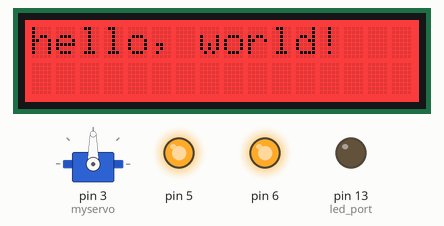
Bench run of a sketch on a simulated Arduino Mega 2560, built with avr-gcc and run on an emulated ATmega2560. Shown: servo, 16×2 character LCD, output pins drawn as LEDs (lit = HIGH). What the sketch prints to the serial monitor is not drawn.

Above: at 12.1 s.
At 13.23 s:
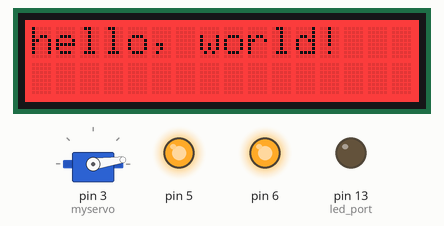
At 26.4 s:
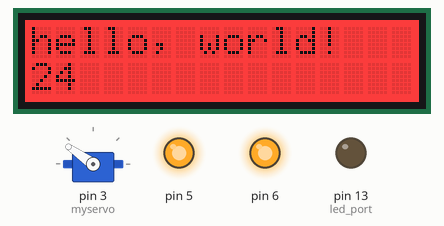
At 39.33 s:
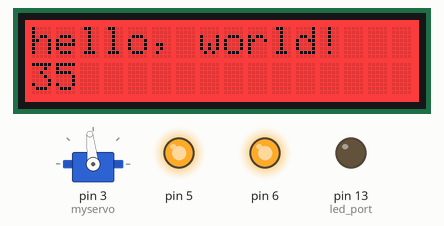
Timing chart, 0 to 40.0 s (numbered marks = the images above):
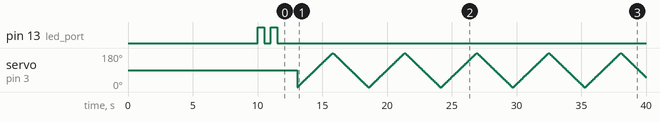

The sketch:

MyMarvinArduinoCode_5.ino
```cpp
/*
* This file is generated by the Marvin Booster
* The following sensors are available:
* A3 - Unused
* A5 - Unused
* D4 - Servo
* A0 - Unused
* D3 - LCD RGB Backlight
*
* If you find whitespaces within this document, it is due to empty templates.
* Have fun playing with your new Marvin!
*/
//Include libraries and non-static variables needed for different sensors
#include <math.h>         //by default included in Arduino
#include <Wire.h>         //by default included in Arduinozip


#include <Servo.h>


#include "rgb_lcd.h"

// Port to assign the type of lora data (any port can be used between 1 and 223)
int     set_port  = 1;
int     FSB = 1;
bool    Channel = false;

// Some standard ports that depend on the layout of the Marvin
long    defaultBaudRate = 57600;
int     reset_port = 5;
int     RN2483_power_port = 6;
int     led_port = 13;
unsigned long start;
//*** Generated parameters here, please do not edit---->
String  set_as_key = ""; // Put your 32 hex char here
String  set_as_id = ""; // Put your value here
String  set_descriptivename = "MARVIN01"; // Put your value here
String  set_displayname = "700E8B14162DB298 - MARVIN01"; // Put your value here
String  set_endpoint_url = "https://mansystemsiotapp.mendixcloud.com/lora"; // Put your value here
String  set_deveui = "700E8B14162DB298"; // Put your 32 hex char here
String  set_devsaddr = "0181B416"; // Put your 32 hex char here
String  set_nwkskey = "775AEB0EAD7F963F5C9853A47BBD8845"; // Put your 32 hex char here
String  set_appskey = "775AEB0EAD7F963F5C9853A47BBD8845"; // Put your 32 hex char here
String  set_devaddr = "0181B416"; // Put your 8 hex char here
String  set_devicestatus = ""; // Put your value here
//*** <---- END Set parameters here

// Some global items
String reader = "";

//*** Define in which port the sensor is plugged in ---->


Servo myservo;  // create servo object to control a servo
// twelve servo objects can be created on most boards

int pos = 0;    // variable to store the servo position


rgb_lcd lcd;

const int colorR = 255;
const int colorG = 0;
const int colorB = 0;


/*
 * Setup() function is called when board is started. Marvin uses a serial connection to talk to your pc and a serial
 * connection to talk to the RN2483, these are both initialized in seperate functions. Also some Arduino port are
 * initialized and a LED is called to blink when everything is done.
 */
void setup() {
  InitializeSerials(defaultBaudRate);
  initializeRN2483(RN2483_power_port, reset_port);
  pinMode(led_port, OUTPUT); // Initialize LED port
  blinky();
  start = millis();


  myservo.attach(3);  // attaches the servo on pin 3 to the servo object

     lcd.begin(16, 2);

    lcd.setRGB(colorR, colorG, colorB);

    // Print a message to the LCD.
    lcd.print("hello, world!");

    delay(1000);
}


void loop() {
    String payload = "1";
    int A = 0;          //Assigned to port 1 (A3)
    int B = 0;          //Assigned to port 1 (A3)-for humidity value
    int C = 0;          //Assigned to port 2 (A5)
    int D = 0;          //Assigned to port 3 (D4)
    int E = 0;          //Assigned to part 4 (A0)
    int F = 0;          //Assigned to port 5 (D3)
                        //Port 5 is also the serial I2C port. Make sure you check an example on the Seeed wiki
                        //to know what the exact output of your sensor is and how you want to send it


   for (pos = 0; pos <= 180; pos += 1) { // goes from 0 degrees to 180 degrees
    // in steps of 1 degree
    myservo.write(pos);              // tell servo to go to position in variable 'pos'
    delay(15);                       // waits 15ms for the servo to reach the position
  }
  for (pos = 180; pos >= 0; pos -= 1) { // goes from 180 degrees to 0 degrees
    myservo.write(pos);              // tell servo to go to position in variable 'pos'
    delay(15);                       // waits 15ms for the servo to reach the position
  }


      // set the cursor to column 0, line 1
    // (note: line 1 is the second row, since counting begins with 0):
    lcd.setCursor(0, 1);
    // print the number of seconds since reset:
    lcd.print(millis()/1000);

    delay(100);

  if(millis() - start > 30000){
    payload = payload+ "A" + String(A)+ "B" + String(B)+ "C" + String(C)+ "D" + String(D)+ "E" + String(E) + "F" + String(F);
    send_LoRa_data(set_port, payload); //4 bytes
    blinky();
    delay(1000);
    read_data_from_LoRa_Mod();
    delay(1000);
    start = millis();
  }
}
void SetChannelMap(){

int chLow = (FSB -1) * 8;
int chHigh = chLow + 7;
int ch500 = FSB + 63;

int myvalue = 1;
while(myvalue == 1){

for (int i = 0; i < 72; i++) {
 if ( i == ch500 || chLow <= i && i <= chHigh)
  send_LoRa_Command("mac set ch status " + String(i) + " on");
 else
  send_LoRa_Command("mac set ch status " + String(i) + " off");
}
myvalue = 0;
send_LoRa_Command("mac save");
delay(1000);
}
}

void CheckChannelMap(){
  send_LoRa_Command("mac set ch status 10");
  if (Serial1.available()) {
    String inByte = Serial1.readString();
    Serial.println(inByte);
    if (inByte = "on"){
      Channel = true;
    }
}
}
void InitializeSerials(long baudrate)
{
  Serial.begin(baudrate);
  Serial1.begin(baudrate);
  delay(1000);
  print_to_console("Serial ports initialised");
}

void initializeRN2483(int pwr_port, int rst_port)
{
  //Enable power to the RN2483
  pinMode(pwr_port, OUTPUT);
  digitalWrite(pwr_port, HIGH);
  print_to_console("RN2483 Powered up");
  delay(1000);

  //Disable reset pin
  pinMode(rst_port, OUTPUT);
  digitalWrite(rst_port, HIGH);

  //Configure LoRa module
  send_LoRa_Command("sys reset");
  read_data_from_LoRa_Mod();

  send_LoRa_Command("mac set nwkskey " + set_nwkskey);
  read_data_from_LoRa_Mod();

  send_LoRa_Command("mac set appskey " + set_appskey);
  read_data_from_LoRa_Mod();

  send_LoRa_Command("mac set devaddr " + set_devaddr);
  read_data_from_LoRa_Mod();

  //For this commands some extra delay is needed.
  send_LoRa_Command("mac set adr on");
  //send_LoRa_Command("mac set dr 0"); //uncomment this line to fix the RN2483 on SF12 (dr=DataRate)
  delay(1000);
  read_data_from_LoRa_Mod();

  //CheckChannelMap(); //Uncomment this section to set only the channels 0-7 to on for 8 channel gateways
  //if(Channel = true)
  //{
  //SetChannelMap();
  //}

  send_LoRa_Command("mac save");
  delay(1000);
  read_data_from_LoRa_Mod();

  send_LoRa_Command("mac join abp");
  delay(1000);
  read_data_from_LoRa_Mod();

  send_LoRa_Command("radio set crc off");
  delay(1000);
  read_data_from_LoRa_Mod();

}

void print_to_console(String message)
{
  Serial.println(message);
}

void read_data_from_LoRa_Mod()
{
  if (Serial1.available()) {
    String inByte = Serial1.readString();
    Serial.println(inByte);
  }

}

void send_LoRa_Command(String cmd)
{
  print_to_console("Now sending: " + cmd);
  Serial1.println(cmd);
  delay(500);
}

void send_LoRa_data(int tx_port, String rawdata)
{
  send_LoRa_Command("mac tx uncnf " + String(tx_port) + String(" ") + rawdata);
}


void blinky()
{
  digitalWrite(led_port, HIGH);   // turn the LED on (HIGH is the voltage level)
  delay(500);              // wait for a second
  digitalWrite(led_port, LOW);    // turn the LED off by making the voltage LOW
  delay(500);              // wait for a second
  digitalWrite(led_port, HIGH);   // turn the LED on (HIGH is the voltage level)
  delay(500);              // wait for a second
  digitalWrite(led_port, LOW);    // turn the LED off by making the voltage LOW
  delay(500);              // wait for a second

}
```
